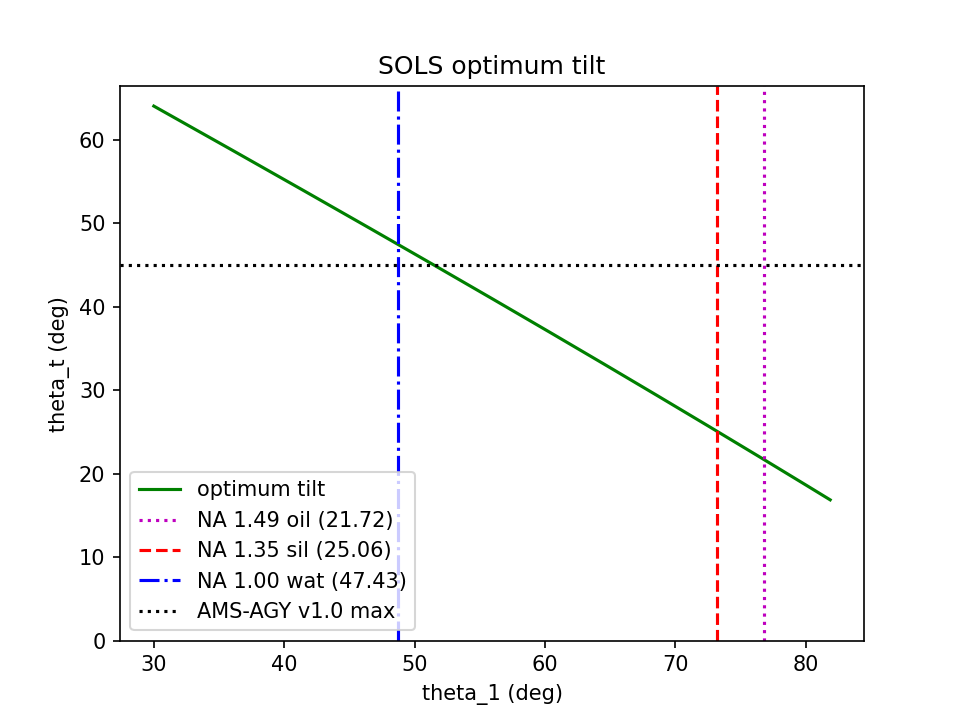

The Python source for this figure:
import numpy as np

def optimum_tilt(na, n, verbose=True):
    theta_1 = np.arcsin(na/n)
    theta_e = np.arctan(np.sin(theta_1) / (1/(2*np.pi) + np.cos(theta_1)))
    theta_x = theta_1 - theta_e
    theta_t = np.pi/2 - theta_e
    if verbose:
        print('Optimum tilt (NA=%0.2f, n=%0.2f):'%(na,n))
        print('theta_1=%0.2f'%np.rad2deg(theta_1))
        print('theta_e=%0.2f'%np.rad2deg(theta_e))
        print('theta_x=%0.2f'%np.rad2deg(theta_x))
        print('theta_t=%0.2f'%np.rad2deg(theta_t))
        print('')
    return theta_1, theta_e, theta_x, theta_t

if __name__ == "__main__":
    # Input:
    oil_149 = optimum_tilt(1.47, 1.51)
    theta_1_149oil = np.rad2deg(oil_149[0])
    theta_t_149oil = np.rad2deg(oil_149[3])
    theta_t_135sil = np.rad2deg(optimum_tilt(1.35, 1.41)[3])
    theta_t_100wat = np.rad2deg(optimum_tilt(1.00, 1.33)[3])

    # Plot:
    na = np.linspace(0.5, 0.99, 1000)
    theta_1, theta_e, theta_x, theta_t = np.rad2deg(
        optimum_tilt(na, 1.00, verbose=False))

    import matplotlib.pyplot as plt
    fig, ax = plt.subplots()
    ax.set_title('SOLS optimum tilt')
    ax.set_ylabel('theta_t (deg)')
    ax.set_xlabel('theta_1 (deg)')
    ax.plot(theta_1, theta_t, label='optimum tilt', color='g')
    ax.axvline(x=theta_1_149oil, label='NA 1.49 oil (%0.2f)'%theta_t_149oil,
               linestyle=':', color='m')
    ax.axvline(x=73.23, label='NA 1.35 sil (%0.2f)'%theta_t_135sil,
               linestyle='--', color='r')
    ax.axvline(x=48.75, label='NA 1.00 wat (%0.2f)'%theta_t_100wat,
               linestyle='-.', color='b')
    ax.axhline(y=45, label='AMS-AGY v1.0 max', linestyle=':', color='k')
    ax.set_ylim(ymin=0)
    plt.legend(loc="lower left")
    fig.savefig('SOLS_optimum_tilt.png', dpi=150)
    plt.show()
